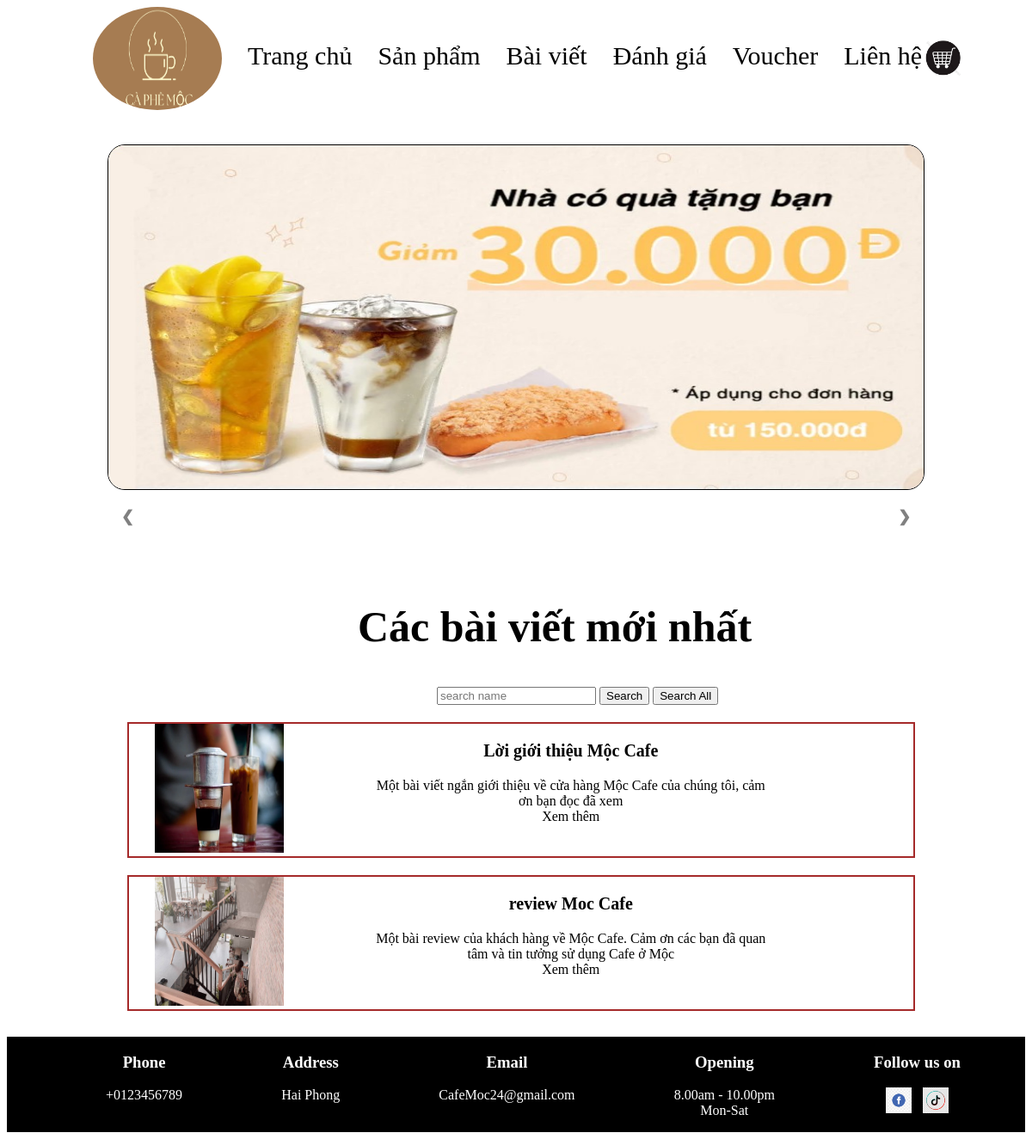
Screenshot of /frontend/writter.php with the database file from the repository.
### tables this page shows
CREATE TABLE `bai_viet` (
  `id_baiviet` int(11) NOT NULL,
  `tieu_de` varchar(255) NOT NULL,
  `anh_dai_dien` text NOT NULL,
  `noi_dung` text NOT NULL,
  `mo_ta_ngan` text NOT NULL
);

### frontend/writter.php (the view, shortened to what this page needs)
<?php
    $conn = mysqli_connect("localhost","root","","quancaphe");
    if(isset($_GET["search"]) && !empty($_GET["search"])){
        $search = $_GET["search"];
        $sql = "SELECT * FROM bai_viet WHERE tieu_de LIKE '%$search%' ORDER BY id_baiviet ASC ";
    }
    else{
        $sql = "SELECT * FROM bai_viet ORDER BY id_baiviet ASC";
    }
    $query = mysqli_query($conn, $sql);
?>
<!DOCTYPE html>
    <head>
        <link rel="stylesheet" href="../frontend/css/feindex.css">
        <link rel="stylesheet" href="../frontend/css/writter.css">
        <link rel="stylesheet" href="../frontend/css/slider.css" type="text/css">
        <link rel="stylesheet" href="../frontend/css/menu.css" type="text/css">
    <body>
        <div class="wrapper">
            <div class="top_page">
                <?php
                    include "same/menu.php";
                ?>
            </div>
            <div class="slider">
                <?php
                    include "same/slider.php";
                ?>
            </div>
            <div class="context">
                <div class="news">
                    <h2 style="text-align:center; font-size:50px; margin-left:90px">Các bài viết mới nhất</h2>
                    <div class="find-writter">
                        <form action="" method="GET" style="margin-left:500px">
                            <input type="text" name="search" value="" placeholder="search name" width="300px">
                            <button type="submit" onclick = "">Search</button>
                            <button type="submit" onclick = "window.locatin.href = '../frontend/writter.php'">Search All</button>
                        </form>
                    </div>
                    <div class="writter">
                        <?php
                            foreach ($query as $row) {
                        ?>
                        <div class="show">
                            <img src="../frontend/picture/<?php echo "$row[anh_dai_dien]"?>" alt="img" width="150px" height="150px">
                            <div class="nd">
                                <p><?php echo "$row[tieu_de]"?></p>
                                <text><?php echo "$row[mo_ta_ngan]"?></text>
                                <br/>
                                <a href="writter_info.php?id=<?php echo "$row[id_baiviet]"?>">Xem thêm</a>
                            </div>
                        </div>
                        <?php
                            }
                        ?>
                    </div>
                </div>
            </div>
            <div class="footer">
                <div class="info">
                    <?php
                        include "../frontend/same/footer.php";
                    ?>
                </div>
            </div>
        </div>
    </body>
</html>

### frontend/css/feindex.css (style rules this page uses)
.wrapper { width: 100%; height: auto; margin: 0; padding: 0; }
.slider { width: 100%; height: 400px; display: block; margin-left: auto; margin-right: auto; margin-top: 40px; }
.context { width: 100%; height: auto; margin-top: 30px; display:flex; flex-wrap: wrap; }
.news { margin-top: 60px; display: flex; width: 100%; flex-direction: column; }
.show p { font-size:x-large; }
.info { margin-top: 30px; background-color: black; color: white; display: flex; justify-content: space-evenly; height: auto; width: 100%; margin-left: 0; margin-right: 0; }

### frontend/css/writter.css (style rules this page uses)
.show img { margin-left: 30px; }
.show { display: block; justify-content: center; margin-top: 20px; width: 77%; border: 2px solid brown; margin-left: 140px; }
.nd { float: right; margin-top:0; width: 50%; margin-right: 170px; text-align: center; }
.nd p { font-weight: bolder; font-size: 20px; }

### frontend/css/menu.css (style rules this page uses)
a:link { color:black; text-decoration: none; }

### rows the page displays
bai_viet: anh_dai_dien (picture), tieu_de "Lời giới thiệu Mộc Cafe", mo_ta_ngan "Một bài viết ngắn giới thiệu về cửa hàng Mộc Cafe của chúng tôi, cảm ơn bạn đọc đã xem"
bai_viet: anh_dai_dien (picture), tieu_de "review Moc Cafe", mo_ta_ngan "Một bài review của khách hàng về Mộc Cafe. Cảm ơn các bạn đã quan tâm và tin tưởng sử dụng Cafe ở Mộc"
